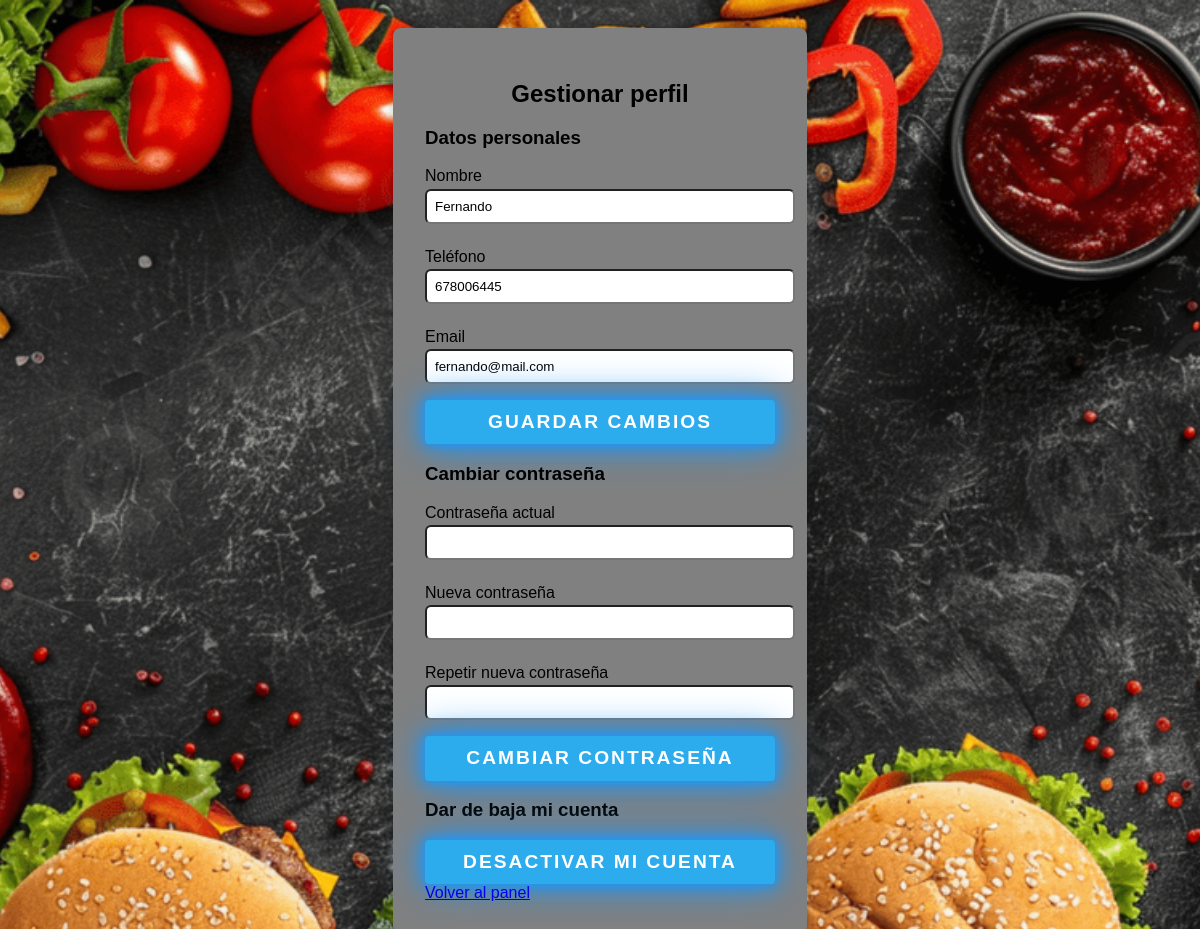
The page /gestionar_perfil.php (signed in) on the database its author committed.
### tables this page shows
CREATE TABLE `usuario` (
  `Id_Usuario` int(11) NOT NULL,
  `nombre` varchar(100) DEFAULT NULL,
  `email` varchar(100) DEFAULT NULL,
  `contrasena` varchar(255) DEFAULT NULL,
  `telefono` varchar(20) DEFAULT NULL,
  `rol` varchar(20) DEFAULT NULL,
  `activo` tinyint(1) NOT NULL DEFAULT 1
);

### gestionar_perfil.php (the view, shortened to what this page needs)
<?php
$idUsuario = $_SESSION['Id_Usuario'];
require_once 'conexion.php';
$sql = "SELECT nombre, email, telefono FROM usuario WHERE Id_Usuario = ?";
$stmt = $conn->prepare($sql);
$stmt->bind_param("i", $idUsuario);
$stmt->execute();
$result = $stmt->get_result();
$usuario = $result->fetch_assoc();
?>
<!DOCTYPE html>
<html lang="es">
<head>
    <link rel="stylesheet" href="styles.css">
</head>
<body class="login-bg">
    <div class="login-container">
        <h2>Gestionar perfil</h2>
        <h3>Datos personales</h3>
        <form action="procesar_perfil.php" method="POST">
            <label>Nombre</label>
            <input type="text" name="nombre" value="<?= htmlspecialchars($usuario['nombre']) ?>" required>
            <label>Teléfono</label>
            <input type="text" name="telefono" value="<?= htmlspecialchars($usuario['telefono'] ?? '') ?>">
            <label>Email</label>
            <input type="email" name="email" value="<?= htmlspecialchars($usuario['email']) ?>" required>
            <button type="submit" class="btn btn-primary w-100 mb-4">Guardar cambios</button>
        </form>
        <h3>Cambiar contraseña</h3>
        <form action="procesar_perfil.php" method="POST">
            <label>Contraseña actual</label>
            <input type="password" name="password_actual" required>
            <label>Nueva contraseña</label>
            <input type="password" name="password_nueva" required>
            <label>Repetir nueva contraseña</label>
            <input type="password" name="password_repetida" required>
            <button type="submit" class="btn btn-secondary w-100 mb-4">Cambiar contraseña</button>
        </form>
        <h3>Dar de baja mi cuenta</h3>
        <form action="procesar_perfil.php" method="POST" onsubmit="return confirm('¿Seguro que quieres desactivar tu cuenta?');">
            <button type="submit" class="btn btn-danger w-100">Desactivar mi cuenta</button>
        </form>
        <a href="usuario.php" class="btn btn-outline-light w-100 mt-3 enlace-login">
            Volver al panel
        </a>
    </div>
</body>
</html>

### styles.css (style rules this page uses)
body { font-family:Arial, Helvetica, sans-serif; }
.login-bg { display: flex; justify-content: center; align-items: center; background-image: url("fondo-login2.jpg"); background-size: cover; background-position: center; background-attachment: fixed; min-height: 100vh; padding: 20px; }
.login-container { max-width: 350px; background: grey; padding: 2rem; border-radius: 8px; box-shadow: 0px 0px 10px rgba(0,0,0,0.2); }
.login-container h2 { text-align: center; margin-bottom: 1rem; }
.login-container label { display: block; margin-top: 0.5rem; }
.login-container input { width: 100%; padding: 0.5rem; margin-top: 0.2rem; margin-bottom: 1rem; border-radius: 6px; }
.login-container button { width: 100%; padding: 0.7rem; background: #2cacec; color: white; border: none; border-radius: 4px; font-size: 1.2rem; cursor: pointer; text-transform: uppercase; letter-spacing: 2px; font-weight: bold; transition: 0.3s ease; box-shadow: 0 0 10px #2196f3, 0 0 20px #2196f3, 0 0 40px #2196f3; }

### rows shown on the page
usuario: nombre "Fernando", telefono "678006445", email "fernando@mail.com"
